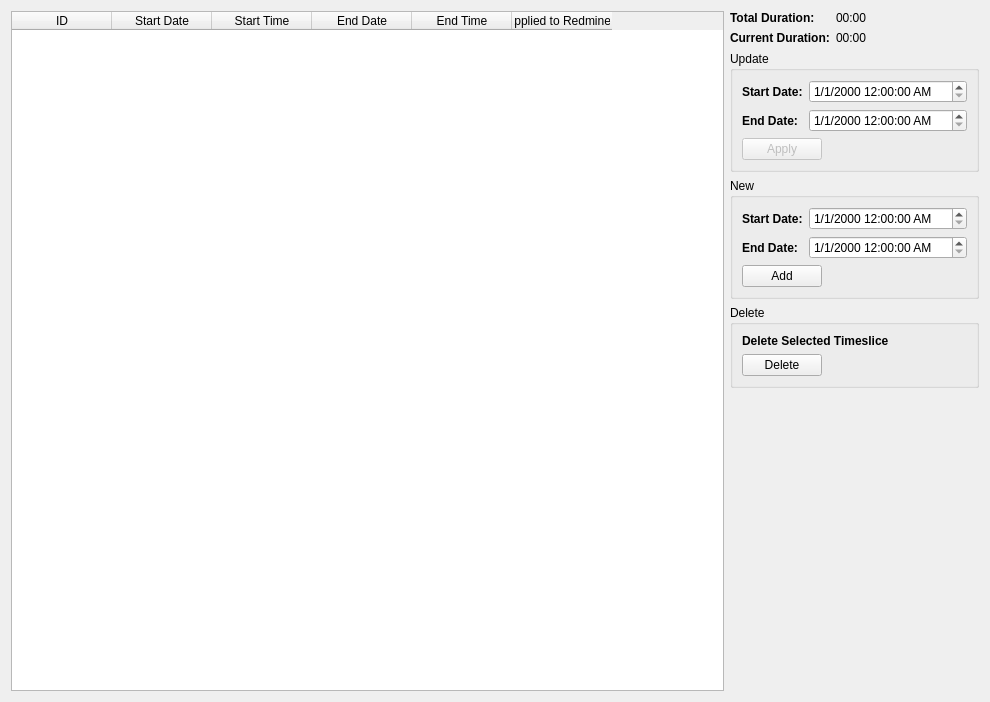
<?xml version="1.0" encoding="UTF-8"?>
<ui version="4.0">
 <class>TimesliceEditorDialog</class>
 <widget class="QDialog" name="TimesliceEditorDialog">
  <property name="geometry">
   <rect>
    <x>0</x>
    <y>0</y>
    <width>990</width>
    <height>702</height>
   </rect>
  </property>
  <property name="windowTitle">
   <string>Timeslice Editor</string>
  </property>
  <layout class="QHBoxLayout" name="horizontalLayout_5">
   <item>
    <layout class="QHBoxLayout" name="horizontalLayout_2">
     <property name="bottomMargin">
      <number>4</number>
     </property>
    </layout>
   </item>
   <item>
    <widget class="QTableWidget" name="tblw_timeslices">
     <property name="editTriggers">
      <set>QAbstractItemView::NoEditTriggers</set>
     </property>
     <property name="selectionBehavior">
      <enum>QAbstractItemView::SelectRows</enum>
     </property>
     <column>
      <property name="text">
       <string>ID</string>
      </property>
     </column>
     <column>
      <property name="text">
       <string>Start Date</string>
      </property>
     </column>
     <column>
      <property name="text">
       <string>Start Time</string>
      </property>
     </column>
     <column>
      <property name="text">
       <string>End Date</string>
      </property>
     </column>
     <column>
      <property name="text">
       <string>End Time</string>
      </property>
     </column>
     <column>
      <property name="text">
       <string>Applied to Redmine?</string>
      </property>
     </column>
    </widget>
   </item>
   <item>
    <layout class="QVBoxLayout" name="verticalLayout">
     <item>
      <layout class="QFormLayout" name="formLayout">
       <item row="0" column="0">
        <widget class="QLabel" name="label_4">
         <property name="font">
          <font>
           <weight>75</weight>
           <bold>true</bold>
          </font>
         </property>
         <property name="text">
          <string>Total Duration:</string>
         </property>
        </widget>
       </item>
       <item row="0" column="1">
        <widget class="QLabel" name="lbl_total_duration">
         <property name="text">
          <string>00:00</string>
         </property>
        </widget>
       </item>
       <item row="1" column="0">
        <widget class="QLabel" name="label_3">
         <property name="font">
          <font>
           <weight>75</weight>
           <bold>true</bold>
          </font>
         </property>
         <property name="text">
          <string>Current Duration:</string>
         </property>
        </widget>
       </item>
       <item row="1" column="1">
        <widget class="QLabel" name="lbl_duration">
         <property name="text">
          <string>00:00</string>
         </property>
        </widget>
       </item>
      </layout>
     </item>
     <item>
      <widget class="QGroupBox" name="groupBox">
       <property name="title">
        <string>Update</string>
       </property>
       <layout class="QGridLayout" name="gridLayout">
        <item row="0" column="0">
         <widget class="QLabel" name="label">
          <property name="font">
           <font>
            <weight>75</weight>
            <bold>true</bold>
           </font>
          </property>
          <property name="text">
           <string>Start Date:</string>
          </property>
         </widget>
        </item>
        <item row="0" column="1">
         <widget class="QDateTimeEdit" name="dte_update_start">
          <property name="displayFormat">
           <string>M/d/yyyy h:mm:ss AP</string>
          </property>
         </widget>
        </item>
        <item row="1" column="0">
         <widget class="QLabel" name="label_2">
          <property name="font">
           <font>
            <weight>75</weight>
            <bold>true</bold>
           </font>
          </property>
          <property name="text">
           <string>End Date:</string>
          </property>
         </widget>
        </item>
        <item row="1" column="1">
         <widget class="QDateTimeEdit" name="dte_update_end">
          <property name="displayFormat">
           <string>M/d/yyyy h:mm:ss AP</string>
          </property>
         </widget>
        </item>
        <item row="2" column="0" colspan="2">
         <layout class="QHBoxLayout" name="horizontalLayout">
          <item>
           <widget class="QPushButton" name="btn_apply">
            <property name="enabled">
             <bool>false</bool>
            </property>
            <property name="text">
             <string>Apply</string>
            </property>
            <property name="icon">
             <iconset resource="res.qrc">
              <normaloff>:/ui/res/edit.png</normaloff>:/ui/res/edit.png</iconset>
            </property>
            <property name="iconSize">
             <size>
              <width>24</width>
              <height>24</height>
             </size>
            </property>
           </widget>
          </item>
          <item>
           <spacer name="horizontalSpacer_2">
            <property name="orientation">
             <enum>Qt::Horizontal</enum>
            </property>
            <property name="sizeHint" stdset="0">
             <size>
              <width>40</width>
              <height>20</height>
             </size>
            </property>
           </spacer>
          </item>
         </layout>
        </item>
       </layout>
      </widget>
     </item>
     <item>
      <widget class="QGroupBox" name="groupBox_2">
       <property name="title">
        <string>New</string>
       </property>
       <layout class="QGridLayout" name="gridLayout_2">
        <item row="1" column="0">
         <widget class="QLabel" name="label_6">
          <property name="font">
           <font>
            <weight>75</weight>
            <bold>true</bold>
           </font>
          </property>
          <property name="text">
           <string>End Date:</string>
          </property>
         </widget>
        </item>
        <item row="0" column="0">
         <widget class="QLabel" name="label_5">
          <property name="font">
           <font>
            <weight>75</weight>
            <bold>true</bold>
           </font>
          </property>
          <property name="text">
           <string>Start Date:</string>
          </property>
         </widget>
        </item>
        <item row="0" column="1">
         <widget class="QDateTimeEdit" name="dte_add_start">
          <property name="displayFormat">
           <string>M/d/yyyy h:mm:ss AP</string>
          </property>
         </widget>
        </item>
        <item row="2" column="0" colspan="2">
         <layout class="QHBoxLayout" name="horizontalLayout_3">
          <item>
           <widget class="QPushButton" name="btn_add_timeslice">
            <property name="enabled">
             <bool>true</bool>
            </property>
            <property name="text">
             <string>Add</string>
            </property>
            <property name="icon">
             <iconset resource="res.qrc">
              <normaloff>:/ui/res/add.png</normaloff>:/ui/res/add.png</iconset>
            </property>
            <property name="iconSize">
             <size>
              <width>24</width>
              <height>24</height>
             </size>
            </property>
           </widget>
          </item>
          <item>
           <spacer name="horizontalSpacer_3">
            <property name="orientation">
             <enum>Qt::Horizontal</enum>
            </property>
            <property name="sizeHint" stdset="0">
             <size>
              <width>40</width>
              <height>20</height>
             </size>
            </property>
           </spacer>
          </item>
         </layout>
        </item>
        <item row="1" column="1">
         <widget class="QDateTimeEdit" name="dte_add_end">
          <property name="displayFormat">
           <string>M/d/yyyy h:mm:ss AP</string>
          </property>
         </widget>
        </item>
       </layout>
      </widget>
     </item>
     <item>
      <widget class="QGroupBox" name="groupBox_3">
       <property name="title">
        <string>Delete</string>
       </property>
       <layout class="QGridLayout" name="gridLayout_3">
        <item row="0" column="0" colspan="2">
         <widget class="QLabel" name="label_8">
          <property name="font">
           <font>
            <weight>75</weight>
            <bold>true</bold>
           </font>
          </property>
          <property name="text">
           <string>Delete Selected Timeslice</string>
          </property>
         </widget>
        </item>
        <item row="1" column="0" colspan="2">
         <layout class="QHBoxLayout" name="horizontalLayout_4">
          <item>
           <widget class="QPushButton" name="btn_delete_timeslice">
            <property name="enabled">
             <bool>true</bool>
            </property>
            <property name="text">
             <string>Delete</string>
            </property>
            <property name="icon">
             <iconset resource="res.qrc">
              <normaloff>:/ui/res/delete.png</normaloff>:/ui/res/delete.png</iconset>
            </property>
            <property name="iconSize">
             <size>
              <width>24</width>
              <height>24</height>
             </size>
            </property>
           </widget>
          </item>
          <item>
           <spacer name="horizontalSpacer_4">
            <property name="orientation">
             <enum>Qt::Horizontal</enum>
            </property>
            <property name="sizeHint" stdset="0">
             <size>
              <width>40</width>
              <height>20</height>
             </size>
            </property>
           </spacer>
          </item>
         </layout>
        </item>
       </layout>
      </widget>
     </item>
     <item>
      <spacer name="verticalSpacer">
       <property name="orientation">
        <enum>Qt::Vertical</enum>
       </property>
       <property name="sizeHint" stdset="0">
        <size>
         <width>20</width>
         <height>40</height>
        </size>
       </property>
      </spacer>
     </item>
    </layout>
   </item>
  </layout>
 </widget>
 <resources>
  <include location="res.qrc"/>
 </resources>
 <connections/>
</ui>
